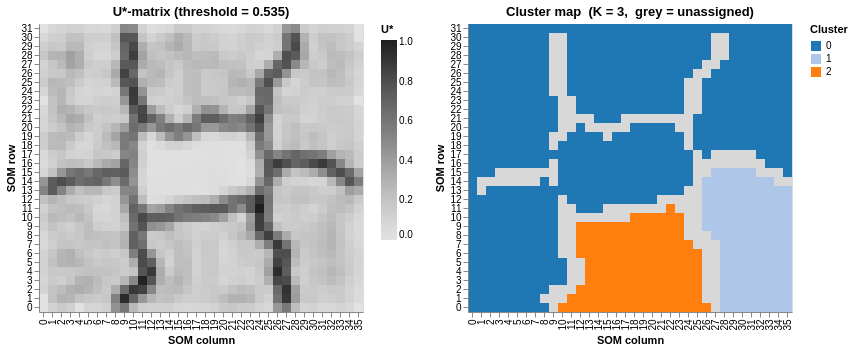

The notebook cell saved with this chart:
### Markdown cell above
## 5  Cluster map

Two views side by side:
- **Left**: U\*-matrix (greyscale) — topographic landscape
- **Right**: Cluster label grid — each colour is one cluster, grey = unassigned boundary node

### Code cell
ustar_chart = plot_grid_heatmap(
    clf.ustar_, f"U*-matrix (threshold = {clf.threshold_:.3f})",
    scheme="greys", value_name="U*", cell_pixels=9.0,
)
label_chart = plot_cluster_map(
    clf.labels_,
    title=f"Cluster map  (K = {clf.n_clusters_},  grey = unassigned)",
    cell_pixels=9.0,
)

alt.hconcat(ustar_chart, label_chart).resolve_scale(color="independent")

### Figure 1 — Vega-Lite specification as saved in the notebook (floating-point values rounded to 4 significant figures; data arrays with more than 128 entries replaced by an {"elided": "..."} marker saying what was removed)
{"config": {"view": {"continuousWidth": 300, "continuousHeight": 300}}, "hconcat": [{"data": {"name": "data-481d08f7483664929b38beb71ad664a3"}, "mark": {"type": "rect"}, "encoding": {"color": {"field": "U*", "legend": {"title": "U*"}, "scale": {"scheme": "greys"}, "type": "quantitative"}, "tooltip": [{"field": "col", "type": "quantitative"}, {"field": "row", "type": "quantitative"}, {"field": "U*", "format": ".4f", "type": "quantitative"}], "x": {"field": "col", "sort": null, "title": "SOM column", "type": "ordinal"}, "y": {"field": "row", "sort": "descending", "title": "SOM row", "type": "ordinal"}}, "height": {"step": 9.0}, "title": "U*-matrix (threshold = 0.535)", "width": {"step": 9.0}}, {"layer": [{"mark": {"type": "rect"}, "encoding": {"color": {"value": "#d8d8d8"}, "x": {"field": "col", "sort": null, "title": "SOM column", "type": "ordinal"}, "y": {"field": "row", "sort": "descending", "title": "SOM row", "type": "ordinal"}}}, {"mark": {"type": "rect"}, "encoding": {"color": {"field": "cluster", "legend": {"title": "Cluster"}, "scale": {"scheme": "category20"}, "type": "nominal"}, "tooltip": [{"field": "col", "type": "quantitative"}, {"field": "row", "type": "quantitative"}, {"field": "cluster", "type": "quantitative"}], "x": {"field": "col", "sort": null, "title": "SOM column", "type": "ordinal"}, "y": {"field": "row", "sort": "descending", "title": "SOM row", "type": "ordinal"}}, "title": "Cluster map  (K = 3,  grey = unassigned)", "transform": [{"filter": "(datum.cluster >= 0)"}]}], "data": {"name": "data-4ad1e15bb3b45233b20d7c53b84c4ea1"}, "height": {"step": 9.0}, "width": {"step": 9.0}}], "resolve": {"scale": {"color": "independent"}}, "$schema": "https://vega.github.io/schema/vega-lite/v6.4.1.json", "datasets": {"data-481d08f7483664929b38beb71ad664a3": {"elided": "1152 records"}, "data-4ad1e15bb3b45233b20d7c53b84c4ea1": {"elided": "1152 records"}}}
